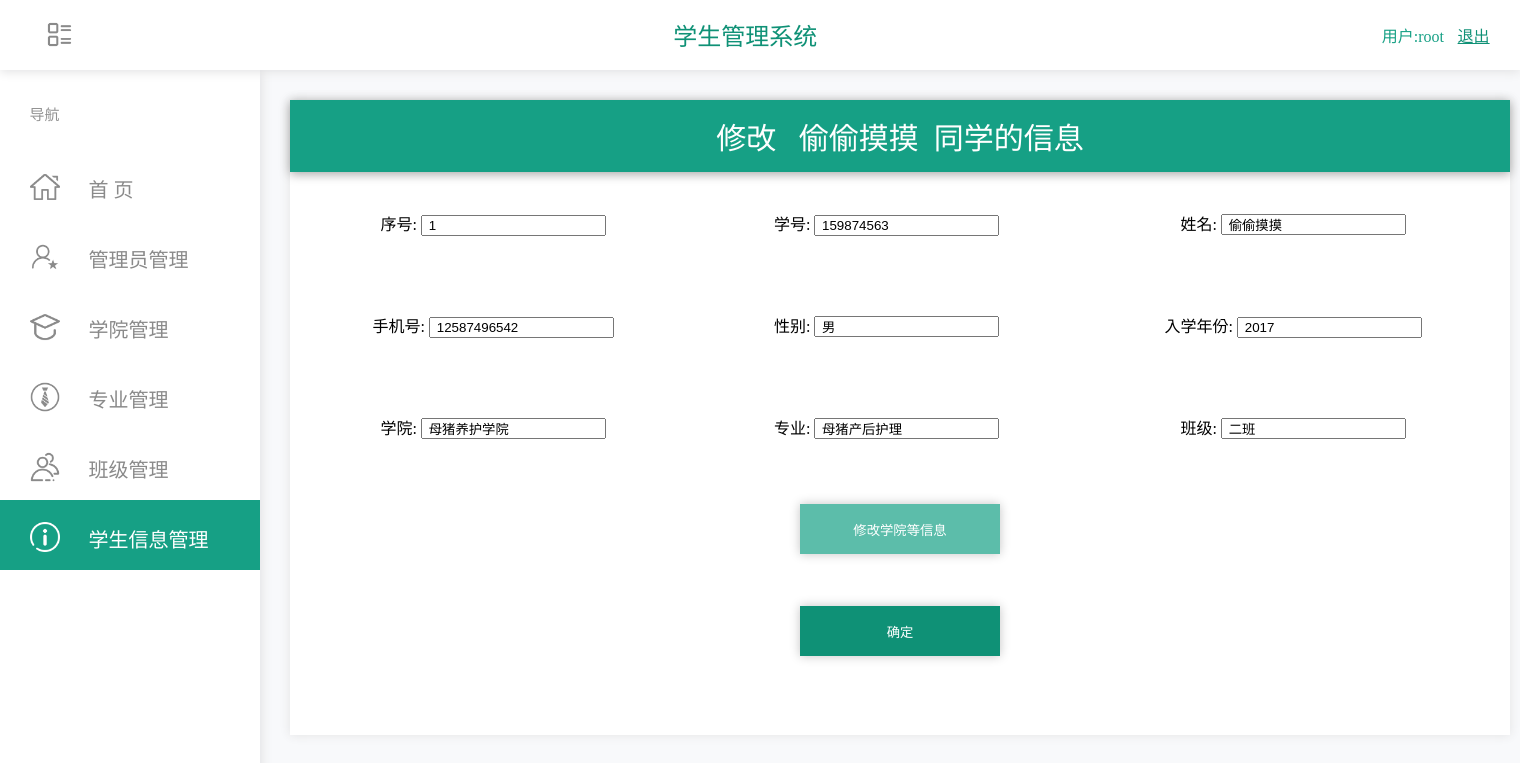
The app's page /php/modify.php?id=1 (signed in) with its own data.
### tables this page shows
CREATE TABLE `student`  (
  `id` int(11) NOT NULL AUTO_INCREMENT COMMENT 'id',
  `student_num` varchar(11) NULL DEFAULT NULL COMMENT '学号',
  `name` varchar(30) NULL DEFAULT NULL COMMENT '姓名',
  `phone_number` varchar(30) NULL DEFAULT NULL COMMENT '手机号',
  `sex` enum('男','女') NULL DEFAULT NULL COMMENT '性别',
  `year` varchar(30) NULL DEFAULT NULL COMMENT '入学年份',
  `college_id` int(30) NULL DEFAULT NULL COMMENT '学院id',
  `major_id` int(30) NULL DEFAULT NULL COMMENT '专业id',
  `class_id` int(30) NULL DEFAULT NULL COMMENT '班级id',
  `c_time` varchar(30) NULL DEFAULT NULL COMMENT '创建时间',
  `u_time` varchar(30) NULL DEFAULT NULL COMMENT '修改时间',
  `delete_flag` enum('1','0') NULL DEFAULT '1',
  PRIMARY KEY (`id`) USING BTREE
);

CREATE TABLE `college`  (
  `id` int(11) NOT NULL AUTO_INCREMENT COMMENT 'id',
  `college_name` varchar(30) NULL DEFAULT NULL COMMENT '学院名',
  `c_time` varchar(30) NULL DEFAULT NULL COMMENT '创建时间',
  `u_time` varchar(30) NULL DEFAULT NULL COMMENT '修改时间',
  `delete_flag` enum('1','0') NULL DEFAULT '1',
  PRIMARY KEY (`id`) USING BTREE
);

CREATE TABLE `major`  (
  `id` int(11) NOT NULL AUTO_INCREMENT COMMENT 'id',
  `major_name` varchar(255) NULL DEFAULT NULL COMMENT '专业名',
  `college_id` int(11) NULL DEFAULT NULL COMMENT '学院id',
  `c_time` varchar(30) NULL DEFAULT NULL COMMENT '创建时间',
  `u_time` varchar(30) NULL DEFAULT NULL COMMENT '修改时间',
  `delete_flag` enum('1','0') NULL DEFAULT '1',
  PRIMARY KEY (`id`) USING BTREE
);

CREATE TABLE `class`  (
  `id` int(11) NOT NULL AUTO_INCREMENT COMMENT 'id',
  `class_name` varchar(30) NULL DEFAULT NULL COMMENT '班级名',
  `college_id` int(10) NULL DEFAULT NULL COMMENT '学院id',
  `major_id` int(10) NULL DEFAULT NULL COMMENT '专业id',
  `c_time` varchar(30) NULL DEFAULT NULL COMMENT '创建时间',
  `u_time` varchar(30) NULL DEFAULT NULL COMMENT '修改时间',
  `delete_flag` enum('1','0') NULL DEFAULT '1',
  PRIMARY KEY (`id`) USING BTREE
);

### php/modify.php (the view, shortened to what this page needs)
<!doctype html>
<?php
    $idd=$_GET['id'];
    $serve = 'localhost:3306';
    $username = 'root';
    $password = 'root';
    $dbname = 'school';
    $link = mysqli_connect($serve,$username,$password,$dbname);
    mysqli_set_charset($link,'UTF-8');
    $ming='select * from student,class,major,college where student.id=' . $idd . ' and student.class_id=class.id and student.major_id=major.id and student.college_id = college.id';
    $result = mysqli_query($link,$ming);
    $row = mysqli_fetch_array($result);
?>
<html>
<head>
    <link href="../css/modify.css" rel="stylesheet" type="text/css">
    <link href="../css/base.css" rel="stylesheet" type="text/css">
</head>
<body>
    <div id="head">
        <img id="img_head" src="../img/lie.png">
        <div id="logo">
            <p id="logo-text">学生管理系统</p>
        </div>
        <p id="user-text" ><?php echo "用户:" . $_SESSION['username']; ?> </p>
        <a id="exit-text" href="../login.php">退出</a>
    </div>
    <div id="nav">
        <p id="text_nav" >导航</p>
        <div id="menu" >
            <a id="menu-u0" href="../index.php">
                <img id="img-u0" src="../img/u0-0.png" ></img>
                <p id="text-u0">首 页</p>
            </a>
            <a id="menu-u1" href="../admin.php">
                <img id="img-u1" src="../img/u1-1.png" ></img>
                <p id="text-u1">管理员管理</p>
            </a>
            <a id="menu-u2" href="../college.php">
                <img id="img-u2" src="../img/u2-2.png" ></img>
                <p id="text-u2">学院管理</p>
            </a>
            <a id="menu-u3" href="../major.php">
                <img id="img-u3" src="../img/u3-3.png" ></img>
                <p id="text-u3">专业管理</p>
            </a>
            <a id="menu-u4" href="../class.php">
                <img id="img-u4" src="../img/u4-4.png" ></img>
                <p id="text-u4">班级管理</p>
            </a>
            <a id="menu-u5" href="../student.php">
                <img id="img-u5" src="../img/u5.png" ></img>
                <p id="text-u5">学生信息管理</p>
            </a>
        </div>
    </div>
    <div id="con">
        <form method="post" action="mod.php">
            <table>
                <tr>
                    <td colspan="3" id="tda" >修改&nbsp;&nbsp; <?php echo $row['name']; ?>&nbsp;&nbsp;同学的信息</td>
                </tr>
                <tr>
                    <td>序号:    <input readonly="readonly" name="id" type="text" value=" <?php echo $idd; ?> "></td>
                    <td>学号:    <input name="student_num" type="text" value=" <?php echo $row['student_num']; ?> "></td>
                    <td>姓名:    <input name="name" type="text" value=" <?php echo $row['name']; ?> "></td>
                </tr>
                <tr>
                    <td>手机号:  <input name="phone_number" type="text" value=" <?php echo $row['phone_number']; ?> "></td>
                    <td>性别:    <input name="sex" type="text" value=" <?php echo $row['sex']; ?> "></td>
                    <td>入学年份: <input name="year" type="text" value=" <?php echo $row['year']; ?> "></td>
                </tr>
                <tr id="abc">
                    <td id="td_aa">学院:  <input readonly="readonly" name="college_id" type="text" value=" <?php echo $row['college_name']; ?> "></td>
                    <td id="td_bb">专业:    <input readonly="readonly" name="major_id" type="text" value=" <?php echo $row['major_name']; ?> "></td>
                    <td id="td_cc">班级: <input readonly="readonly" name="class_id" type="text" value=" <?php echo $row['class_name']; ?> "></td>
                </tr>
                <tr>
                    <td colspan="3" id="aa">
                        <button id="bb" type="button" οnclick="#">修改学院等信息</button>
                    </td>
                </tr>
                <tr>
                    <td colspan="3">
                        <input type="submit" value="确定" >
                    </td>
                </tr>
            </table>
        </form>
    </div>
</body>
</html>

### css/modify.css (style rules this page uses)
#menu { position: absolute; background-color: #54DAEB; width: 260px; height: 420px; top: 150px; left: 0px; }
#menu-u0 { position: absolute; background-color: #ffffff; width: 260px; height: 70px; top: 0px; left: 0px; }
#menu-u1 { position: absolute; background-color: #ffffff; width: 260px; height: 70px; top: 70px; left: 0px; }
#menu-u2 { position: absolute; background-color: #ffffff; width: 260px; height: 70px; top: 140px; left: 0px; }
#menu-u3 { position: absolute; background-color: #ffffff; width: 260px; height: 70px; top: 210px; left: 0px; }
#menu-u4 { position: absolute; background-color: #ffffff; width: 260px; height: 70px; top: 280px; left: 0px; }
#menu-u5 { position: absolute; background-color: #16a085; width: 260px; height: 70px; top: 350px; left: 0px; }
#img-u0,#img-u1,#img-u2,#img-u3,#img-u4,#img-u5 { position: absolute; width: 30px; height: 30px; top: 31%; left: 30px; }
#text-u5 { position: absolute; color: #ffffff; font-size: 20px; top: 6%; left: 34%; }
#text-u1,#text-u2,#text-u3,#text-u4,#text-u0 { position: absolute; color: #8a8a8a; font-size: 20px; top: 6%; left: 34%; }
#tda { height:70px; background-color: #16a085; font-size: 30px; color: #ffffff; box-shadow: 0px 2px 10px #a4a4a4; }
table { border-collapse:collapse; width:100%; }
td { height:100px; vertical-align:center; text-align:center; }
input[type=submit],#button { color: #ffffff; border: none; background-color: #0f9176; width: 200px; height: 50px; box-shadow: 0px 0px 10px #c4c4c4; }
#bb { color: #ffffff; border: none; background-color: #5cbdaa; width: 200px; height: 50px; box-shadow: 0px 0px 10px #c4c4c4; }

### css/base.css (style rules this page uses)
body { background-color: #f8f9fb; }
#head { background-color: #ffffff; position: absolute; top: 0px; left: 0px; height: 70px; width: 100%; box-shadow: 0px 2px 10px #e2e2e3; z-index: 100; }
#img_head { position: absolute; width: 27px; height: 27px; top: 30%; left: 3%; }
#logo { position: absolute; background-color: #ffffff; width: 260px; height: 60px; top: 5px; left: 41%; }
#logo-text { font-size: 24px; color: #0f9176; position: absolute; left: 50px; top: -20%; }
#user-text { color: #16a085; position: absolute; right: 5%; top: 10%; }
#exit-text { color: #0f9176; position: absolute; right: 2%; top: 33%; }
#nav { position: absolute; background-color: #ffffff; width: 260px; height: 100%; top: 0px; left: 0px; box-shadow: 2px 0px 10px #e2e2e3; z-index: 98; }
#text_nav { color: #929292; font-size: 15px; position: absolute; left: 29.438px; top: 88px; }
#con { position: absolute; background-color: #ffffff; width: 1220px; height: 635px; top: 100px; left: 290px; box-shadow: 0px 0px 10px #e2e2e3; z-index: 97; }

### records on screen
student: name "偷偷摸摸", student_num "159874563", phone_number "12587496542", sex "男", year "2017", college_id "母猪养护学院", major_id "母猪产后护理", class_id "二班"

### other values on screen
$_SESSION['username'] "root"
